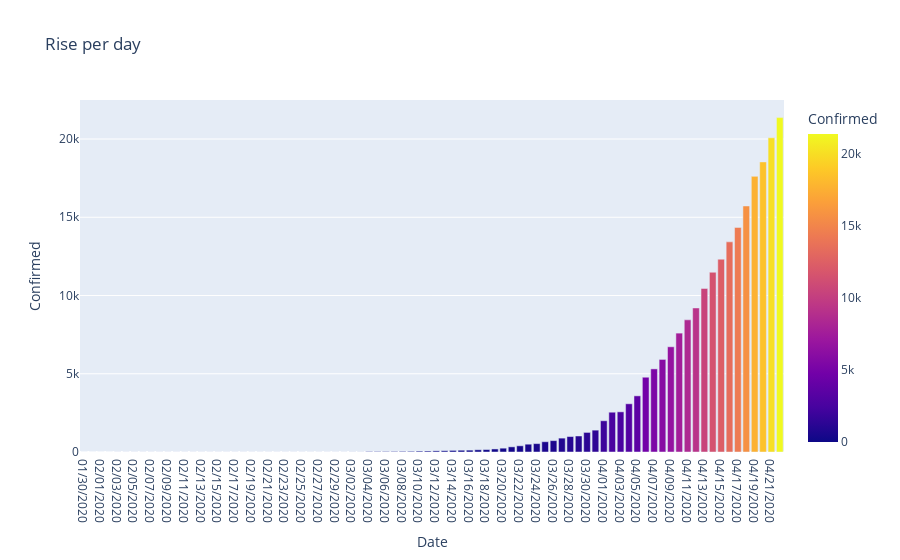

The notebook cell this image was saved under:
### Code cell
px.bar(india,x='Date',y='Confirmed',color='Confirmed',title='Rise per day')

### Figure 1 — Plotly figure (JSON) as saved in the notebook; plotly's stock layout.template omitted (floating-point values rounded to 4 significant figures)
{"data": [{"alignmentgroup": "True", "hovertemplate": "Date=%{x}<br>Confirmed=%{marker.color}<extra></extra>", "legendgroup": "", "marker": {"color": [1, 1, 1, 2, 3, 3, 3, 3, 3, 3, 3, 3, 3, 3, 3, 3, 3, 3, 3, 3, 3, 3, 3, 3, 3, 3, 3, 3, 3, 3, 3, 3, 5, 5, 28, 30, 31, 34, 39, 43, 56, 62, 73, 82, 102, 113, 119, 142, 156, 194, 244, 330, 396, 499, 536, 657, 727, 887, 987, 1024, 1251, 1397, 1998, 2543, 2567, 3082, 3588, 4778, 5311, 5916, 6725, 7598, 8446, 9205, 10453, 11487, 12322, 13430, 14352, 15722, 17615, 18539, 20080, 21370], "coloraxis": "coloraxis"}, "name": "", "offsetgroup": "", "orientation": "v", "showlegend": false, "textposition": "auto", "type": "bar", "x": ["01/30/2020", "01/31/2020", "02/01/2020", "02/02/2020", "02/03/2020", "02/04/2020", "02/05/2020", "02/06/2020", "02/07/2020", "02/08/2020", "02/09/2020", "02/10/2020", "02/11/2020", "02/12/2020", "02/13/2020", "02/14/2020", "02/15/2020", "02/16/2020", "02/17/2020", "02/18/2020", "02/19/2020", "02/20/2020", "02/21/2020", "02/22/2020", "02/23/2020", "02/24/2020", "02/25/2020", "02/26/2020", "02/27/2020", "02/28/2020", "02/29/2020", "03/01/2020", "03/02/2020", "03/03/2020", "03/04/2020", "03/05/2020", "03/06/2020", "03/07/2020", "03/08/2020", "03/09/2020", "03/10/2020", "03/11/2020", "03/12/2020", "03/13/2020", "03/14/2020", "03/15/2020", "03/16/2020", "03/17/2020", "03/18/2020", "03/19/2020", "03/20/2020", "03/21/2020", "03/22/2020", "03/23/2020", "03/24/2020", "03/25/2020", "03/26/2020", "03/27/2020", "03/28/2020", "03/29/2020", "03/30/2020", "03/31/2020", "04/01/2020", "04/02/2020", "04/03/2020", "04/04/2020", "04/05/2020", "04/06/2020", "04/07/2020", "04/08/2020", "04/09/2020", "04/10/2020", "04/11/2020", "04/12/2020", "04/13/2020", "04/14/2020", "04/15/2020", "04/16/2020", "04/17/2020", "04/18/2020", "04/19/2020", "04/20/2020", "04/21/2020", "04/22/2020"], "xaxis": "x", "y": [1, 1, 1, 2, 3, 3, 3, 3, 3, 3, 3, 3, 3, 3, 3, 3, 3, 3, 3, 3, 3, 3, 3, 3, 3, 3, 3, 3, 3, 3, 3, 3, 5, 5, 28, 30, 31, 34, 39, 43, 56, 62, 73, 82, 102, 113, 119, 142, 156, 194, 244, 330, 396, 499, 536, 657, 727, 887, 987, 1024, 1251, 1397, 1998, 2543, 2567, 3082, 3588, 4778, 5311, 5916, 6725, 7598, 8446, 9205, 10453, 11487, 12322, 13430, 14352, 15722, 17615, 18539, 20080, 21370], "yaxis": "y"}], "layout": {"barmode": "relative", "coloraxis": {"colorbar": {"title": {"text": "Confirmed"}}, "colorscale": [[0, "#0d0887"], [0.1111, "#46039f"], [0.2222, "#7201a8"], [0.3333, "#9c179e"], [0.4444, "#bd3786"], [0.5556, "#d8576b"], [0.6667, "#ed7953"], [0.7778, "#fb9f3a"], [0.8889, "#fdca26"], [1, "#f0f921"]]}, "legend": {"tracegroupgap": 0}, "title": {"text": "Rise per day"}, "xaxis": {"anchor": "y", "domain": [0, 1], "title": {"text": "Date"}}, "yaxis": {"anchor": "x", "domain": [0, 1], "title": {"text": "Confirmed"}}}}
